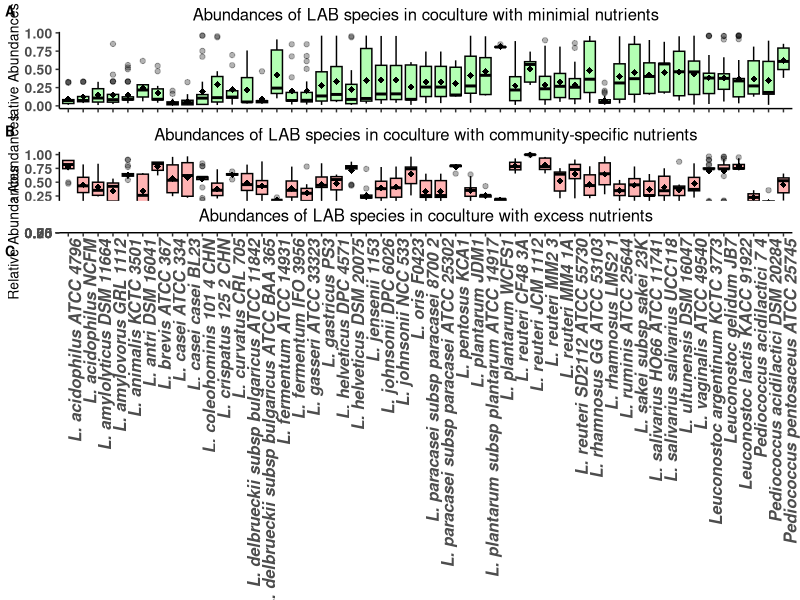
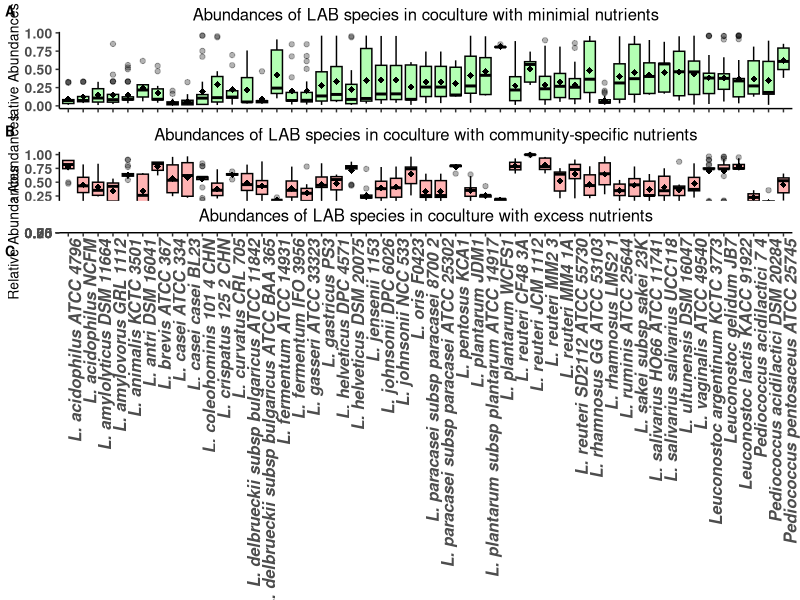

Recreate these plots in R, in order.
library(readxl)
library(ggplot2)
library(ggpubr)
GXcommspecific_abd <- read_excel("GXcommspecific_abd.xlsx")
GXminimal_abd <- read_excel("GXminimal_abd.xlsx")
GXexcess_abd <- read_excel("GXexcess_abd.xlsx")
View(GXcustom_abd)

Minimal <- ggplot(GXminimal_abd, aes(x=Species,y=RelativeAbundance,fill=Species),backgroundColor = "white")+geom_boxplot(color="black", fill="green", alpha=0.3)+ stat_summary(fun=mean, geom="point", shape=18, size=2, color="black")+
  ggtitle("Abundances of LAB species in coculture with minimial nutrients")+theme(plot.title = element_text(hjust = 0.5, size=12))+
   ylab("Relative Abundances")+ theme(legend.position="none")+theme(axis.text.x = element_blank(), axis.title.x=element_blank())+
  theme(axis.text.y = element_text(face = "bold", size = 10))+theme(axis.title.y = element_text(size = 10))+ theme(panel.background = element_rect(fill="white"),axis.line = element_line(colour = "black")) 

Commspecific <- ggplot(GXcommspecific_abd, aes(x=Species,y=RelativeAbundance,fill=Species),backgroundColor = "white")+geom_boxplot(color="black", fill="red", alpha=0.3)+ stat_summary(fun=mean, geom="point", shape=18, size=2, color="black")+
  ggtitle("Abundances of LAB species in coculture with community-specific nutrients")+theme(plot.title = element_text(hjust = 0.5, size=12))+theme(axis.text.x = element_blank(), axis.title.x=element_blank())+
  ylab("Relative Abundances")+ theme(legend.position="none")+theme(axis.text.y = element_text(face = "bold", size = 10))+theme(axis.title.y = element_text(size = 10))+theme(axis.title.x = element_text(size = 10))+ theme(panel.background = element_rect(fill="white"),axis.line = element_line(colour = "black")) 

Excess <- ggplot(GXexcess_abd, aes(x=Species,y=RelativeAbundance,fill=Species),backgroundColor = "white")+geom_boxplot(color="black", fill="blue", alpha=0.3)+ stat_summary(fun=mean, geom="point", shape=18, size=2, color="black")+
  ggtitle("Abundances of LAB species in coculture with excess nutrients")+theme(plot.title = element_text(hjust = 0.5, size=12))+
  xlab("LAB species")+ ylab("Relative Abundances")+ theme(legend.position="none")+theme(axis.text.x = element_text(face = "bold.italic", angle=90, size = 12,hjust = 1))+
  theme(axis.text.y = element_text(face = "bold", size = 10))+theme(axis.title.y = element_text(size = 10))+theme(axis.title.x = element_text(size = 12))+ theme(panel.background = element_rect(fill="white"),axis.line = element_line(colour = "black")) 

figure <- ggarrange(Minimal,Commspecific,Excess,labels = c("A", "B", "C"),font.label = list(size = 10),ncol = 1, nrow = 3,align=c("v"),heights = c(2, 2, 6))
figure 

ggsave(figure,filename="abundance.png", dpi=900)
dev.off

